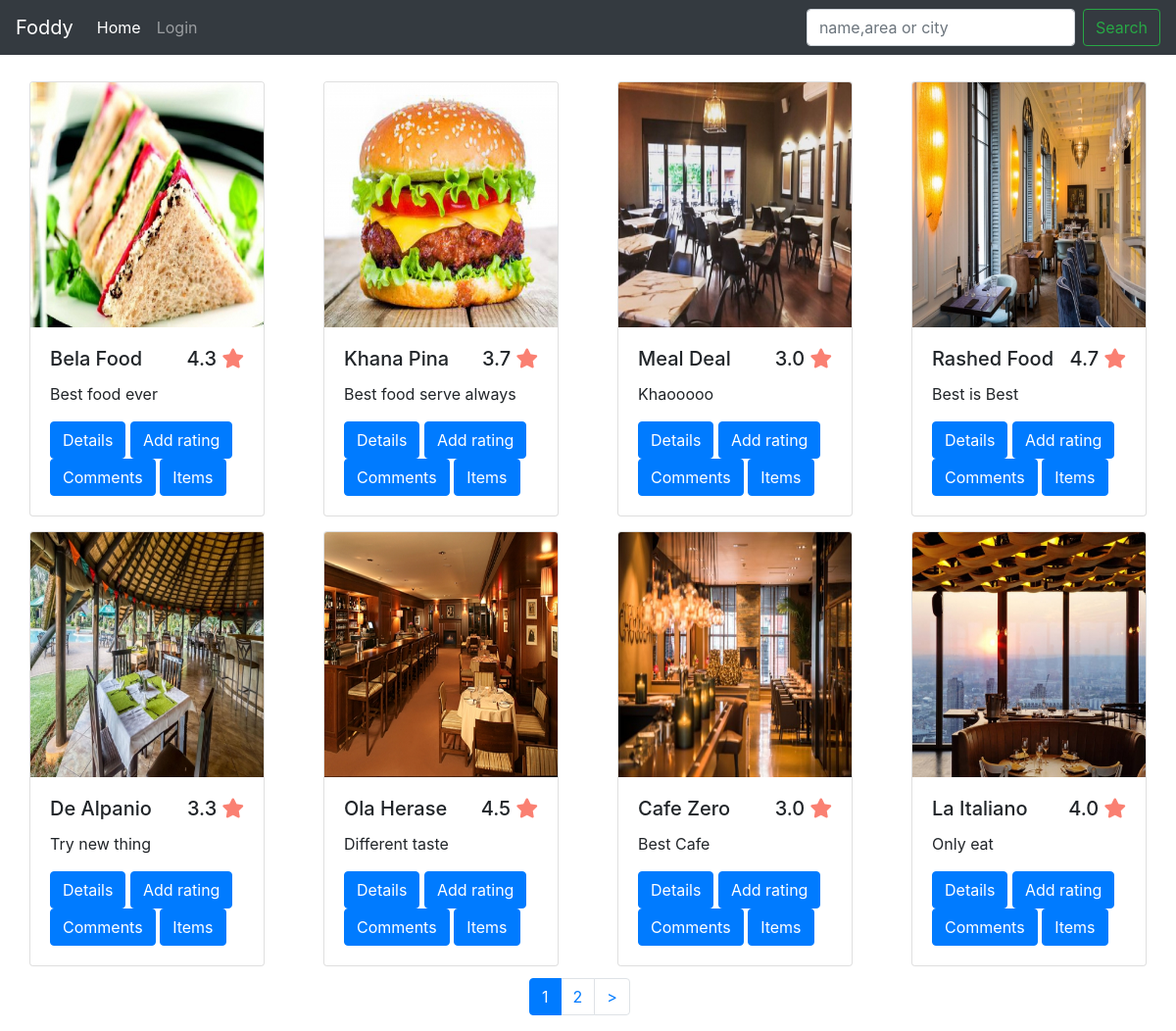
The app's page /Restaurant/show_restaurant with its own data.
### tables this page shows
CREATE TABLE `addrestaurant` (
  `id` int(11) NOT NULL,
  `username` varchar(30) NOT NULL,
  `resname` varchar(30) NOT NULL,
  `resadd` varchar(30) NOT NULL,
  `rescity` varchar(30) NOT NULL,
  `restag` varchar(30) DEFAULT NULL,
  `items` varchar(500) NOT NULL
);

CREATE TABLE `restaurantimage` (
  `id` int(11) NOT NULL,
  `username` varchar(30) NOT NULL,
  `name` varchar(100) NOT NULL
);

### index.php (called while the page is built, shortened)
<?php
require_once BASEPATH.'core/CodeIgniter.php';

### application/models/RestaurantDB.php (called while the page is built, shortened)
<?php
class RestaurantDB extends CI_Model {
  public function fetch_restaurant($limit,$start){
    $this->db->select('r.*, p.name')
                 ->from('addrestaurant r')
                 ->join('restaurantimage p', 'p.username=r.username')
                 ->order_by('id', 'DESC')
                 ->limit($limit,$start);
    $result = $this->db->get();
    return $result;
  }
}

### application/views/dash.php (the view, shortened to what this page needs)
<!DOCTYPE html>
<html lang="en">
<head>
  <link rel="stylesheet" href="https://maxcdn.bootstrapcdn.com/bootstrap/4.3.1/css/bootstrap.min.css">
  <link rel='stylesheet' href='https://use.fontawesome.com/releases/v5.7.0/css/all.css'>
</head>
<body>
   <nav class="navbar navbar-expand-lg navbar-dark  bg-dark">
  <a class="navbar-brand" href="<?php echo base_url(); ?>">Foddy</a>
  <div class="collapse navbar-collapse" id="navbarTogglerDemo02">
    <ul class="navbar-nav mr-auto mt-2 mt-lg-0">
      <li class="nav-item active">
        <a class="nav-link" href="<?php echo base_url(); ?>">Home <span class="sr-only">(current)</span></a>
      </li>
      <li class="nav-item">
        <a class="nav-link" href="<?php echo base_url('Welcome/login'); ?>">Login</a>
      </li>
    </ul>
    <form class="form-inline my-2 my-lg-0" method="post" action="<?php echo base_url('Restaurant/unauth_restaurant_search'); ?>">
      <input class="form-control mr-sm-2" type="search" placeholder="name,area or city" name="search">
      <button class="btn btn-outline-success my-2 my-sm-0" type="submit">Search</button>
    </form>
  </div>
</nav>
<div class="container-fluid" style="margin-top: 1%;">
  <div class="card-deck" id="cad">
    <?php
     foreach ($rdata->result() as $row) {
      $conn = mysqli_connect("localhost","root","","restaurant")
       or die("Could Not Connect With Database");
        $tql = "select s.id, cast(AVG(rating )as decimal(10,1)) FROM addrating,addrestaurant s  WHERE s.id=resid AND s.id='$row->id' " ;
   $tim = mysqli_query($conn,$tql);
            while ($tes = mysqli_fetch_array($tim)) {
       ?>
         <div class="col-md-3" style="margin-top: 15px !important;">
       <div class="card" style="">
      <img class="card-img-top" style="height: 250px;" src="<?php echo base_url();?>upload/<?php echo $row->name;?>">
      <div class="card-body">
      <h5 class="card-title"><?php echo $row->resname; ?><span style="float: right;"><?php echo $tes['cast(AVG(rating )as decimal(10,1))']; ?> <i style="color: salmon;" class='fas fa-star'></i></span></h5>
      <p class="card-text"><?php echo $row->restag; ?></p>
<button type="button" class="btn1 btn btn-primary" data-toggle="modal" data-target="#exampleModalCenter">
  Details
</button>
<button type="button" class="btn2 btn btn-primary" data-toggle="modal" data-target="#exampleModalCenter1">
  Add rating
</button>
<a class="btn3 btn btn-primary" href="<?php echo base_url('Welcome/login'); ?>">Comments</a>
<button type="button" class="btn1 btn btn-primary" data-toggle="modal" data-target="#exampleModalCenter5<?php echo $row->id; ?>">
  Items
</button>
  </div>
  </div>
  </div>
       <?php
     }
}
  ?>
</div>
</div>
<div class="pagination" style="margin-left: 45%; margin-top: 1%;">
 <?php echo $this->pagination->create_links(); ?>
  </div>
</body>
</html>

### application/controllers/Restaurant.php (shortened to what this page needs)
<?php
class Restaurant extends CI_Controller {
	    public function show_restaurant()
	{
          $this->load->library('pagination');
            $config['per_page'] = 8;
            $config['full_tag_open']  = '<div class="pagging text-center"><nav><ul class="pagination">';
            $config['full_tag_close']   = '</ul></nav></div>';
            $config['num_tag_open']     = '<li class="page-item"><span class="page-link">';
            $config['num_tag_close']    = '</span></li>';
            $config['cur_tag_open']     = '<li class="page-item active"><span class="page-link">';
            $config['cur_tag_close']    = '<span class="sr-only">(current)</span></span></li>';
            $config['next_tag_open']    = '<li class="page-item"><span class="page-link">';
            $page = ($this->uri->segment(3)) ? $this->uri->segment(3) : 0;
        $this->load->model('RestaurantDB');
        $data['rdata'] = $this->RestaurantDB->fetch_restaurant($config["per_page"], $page);
        $data['udata'] = $this->RestaurantDB->fetch_restaurant($config["per_page"], $page);
        $this->load->view('dash',$data);
	}
}

### records on screen
addrestaurant: restaurantimage.name (picture), resname "Bela Food", cast "4.3", restag "Best food ever"
addrestaurant: restaurantimage.name (picture), resname "Khana Pina", cast "3.7", restag "Best food serve always"
addrestaurant: restaurantimage.name (picture), resname "Meal Deal", cast "3.0", restag "Khaooooo"
addrestaurant: restaurantimage.name (picture), resname "Rashed Food", cast "4.7", restag "Best is Best"
addrestaurant: restaurantimage.name (picture), resname "De Alpanio", cast "3.3", restag "Try new thing"
addrestaurant: restaurantimage.name (picture), resname "Ola Herase", cast "4.5", restag "Different taste"
addrestaurant: restaurantimage.name (picture), resname "Cafe Zero", cast "3.0", restag "Best Cafe"
addrestaurant: restaurantimage.name (picture), resname "La Italiano", cast "4.0", restag "Only eat"

### other values on screen
$this->pagination->create_links() "1 2 >"
